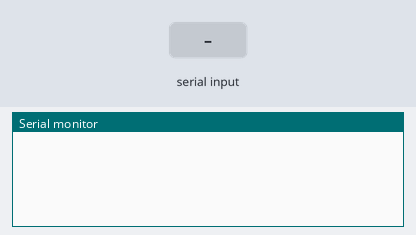
Bench run of a sketch on a simulated Arduino Uno, built with avr-gcc and run on an emulated ATmega328P. Shown: the last lines printed to the serial monitor. The inputs (shaded band) are chosen by the test bench.

Above: at 1.2 s.
1.3 s: "90,45\n" received over the second serial link
At 2.1 s:
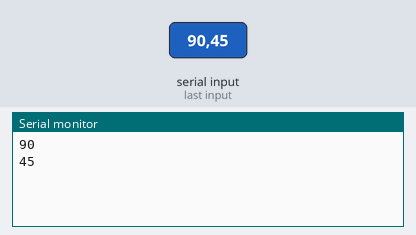
2.8 s: "30,150\n" received over the second serial link
At 4.3 s:
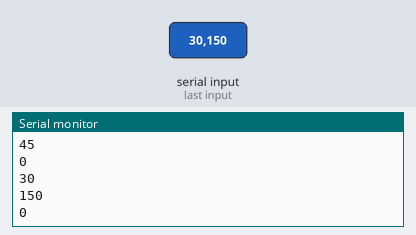
Timing chart, 0 to 5.8 s (numbered marks = the images above; inputs shaded):
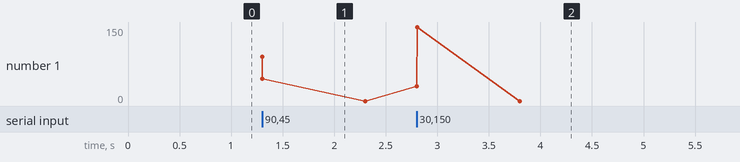

Measured:
- after the input at 1.3 s, the serial monitor: prints a new line at once (image 1)
- after the input at 2.8 s, the serial monitor: prints a new line at once (image 2)

The sketch:

blank.ino
```cpp
#include <SoftwareSerial.h>
#define txPin 3                                         //define pins used for software serial for sonar (Not Connected)
#define rxPin 2                                         //Connect to TX of the sensor
SoftwareSerial mySerial(rxPin, txPin);                  //Defines the Software Serial Port

int g;
void setup() {
  // Set the data rate for the serial terminal
  Serial.begin(9600);
  mySerial.begin(9600);
}

void loop() {
  if (mySerial.available() > 0) {
    g = mySerial.parseInt();
    Serial.println(g);
  }

}
```
